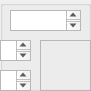
  <widget class="QGroupBox" name="day_8">
   <property name="geometry">
    <rect>
     <x>0</x>
     <y>110</y>
     <width>91</width>
     <height>91</height>
    </rect>
   </property>
   <property name="title">
    <string/>
   </property>
   <widget class="QTextBrowser" name="month_date_8">
    <property name="geometry">
     <rect>
      <x>10</x>
      <y>10</y>
      <width>71</width>
      <height>21</height>
     </rect>
    </property>
    <property name="html">
     <string>&lt;!DOCTYPE HTML PUBLIC &quot;-//W3C//DTD HTML 4.0//EN&quot; &quot;http://www.w3.org/TR/REC-html40/strict.dtd&quot;&gt;
&lt;html&gt;&lt;head&gt;&lt;meta name=&quot;qrichtext&quot; content=&quot;1&quot; /&gt;&lt;style type=&quot;text/css&quot;&gt;
p, li { white-space: pre-wrap; }
&lt;/style&gt;&lt;/head&gt;&lt;body style=&quot; font-family:'MS Shell Dlg 2'; font-size:8.25pt; font-weight:400; font-style:normal;&quot;&gt;
&lt;p style=&quot;-qt-paragraph-type:empty; margin-top:0px; margin-bottom:0px; margin-left:0px; margin-right:0px; -qt-block-indent:0; text-indent:0px;&quot;&gt;&lt;br /&gt;&lt;/p&gt;&lt;/body&gt;&lt;/html&gt;</string>
    </property>
   </widget>
   <widget class="QTextBrowser" name="day_deqr_8">
    <property name="geometry">
     <rect>
      <x>0</x>
      <y>40</y>
      <width>31</width>
      <height>21</height>
     </rect>
    </property>
   </widget>
   <widget class="QTextBrowser" name="night_degr_8">
    <property name="geometry">
     <rect>
      <x>0</x>
      <y>70</y>
      <width>31</width>
      <height>21</height>
     </rect>
    </property>
   </widget>
   <widget class="QFrame" name="weather_fra_8">
    <property name="geometry">
     <rect>
      <x>40</x>
      <y>40</y>
      <width>51</width>
      <height>51</height>
     </rect>
    </property>
    <property name="frameShape">
     <enum>QFrame::StyledPanel</enum>
    </property>
    <property name="frameShadow">
     <enum>QFrame::Raised</enum>
    </property>
   </widget>
  </widget>
